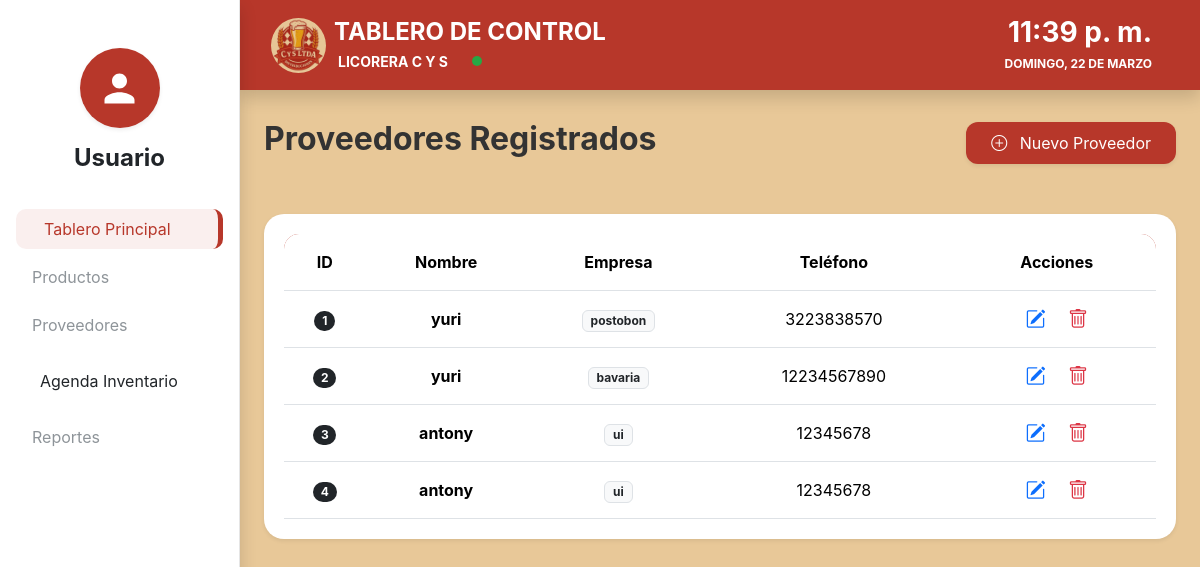
Screenshot of /proveedores/ with the database file from the repository.
### proveedores/models.py (models this page shows, shortened)
class Proveedor(models.Model):
    nombre = models.CharField(max_length=100)
    telefono = models.CharField(max_length=20)
    empresa = models.CharField(max_length=100)
    correo = models.EmailField()

### proveedores/views.py (the view)
# urls.py: path('', views.inicio_proveedores, name='proveedores'),
def inicio_proveedores(request):
    if request.method == 'POST':
        form = ProveedorForm(request.POST)
        if form.is_valid():
            form.save() # Aquí se guarda el proveedor
            return redirect('proveedores') # Esto refresca la página
    else:
        form = ProveedorForm()
    proveedores = Proveedor.objects.all()
    context={
        'form': form,
        'proveedores': proveedores
    }
    return render(request,'proveedor.html', context)

### proveedores/templates/proveedor.html (shortened to what this page needs)
{% extends "base.html" %}
{% load static %}
{% load crispy_forms_tags %}
{% block content %}
<section class="container-fluid px-4">
    <div class="d-flex justify-content-between align-items-center mb-5 pt-5">
        <h2 class="fw-bold" style="color: #333;">Proveedores Registrados</h2>
        <button type="button" class="btn text-white px-4 py-2 shadow-sm"
                style="background-color: var(--sasa-rojo); border-radius: 12px;"
                data-bs-toggle="modal" data-bs-target="#modalProveedor">
            <i class="bi bi-plus-circle me-2"></i> Nuevo Proveedor
        </button>
    </div>
    <div class="card-sasa border-0 shadow-sm" style="background: white; border-radius: 20px; padding: 20px;">
        <div class="table-responsive">
            <table class="table table-hover align-middle text-center mb-0">
                <thead style="background-color: var(--sasa-rojo); color: white;">
                    <tr>
                        <th class="py-3" style="border-radius: 15px 0 0 0;">ID</th>
                        <th class="py-3">Nombre</th>
                        <th class="py-3">Empresa</th>
                        <th class="py-3">Teléfono</th>
                        <th class="py-3" style="border-radius: 0 15px 0 0;">Acciones</th>
                    </tr>
                </thead>
                <tbody>
                    {% for proveedor in proveedores %}
                    <tr>
                        <td><span class="badge bg-dark rounded-pill">{{ proveedor.id }}</span></td>
                        <td class="fw-bold">{{ proveedor.nombre }}</td>
                        <td><span class="badge bg-light text-dark border">{{ proveedor.empresa }}</span></td>
                        <td>{{ proveedor.telefono }}</td>
                        <td>
                             <button class="btn btn-sm text-primary fs-5"><i class="bi bi-pencil-square"></i></button>
                             <button class="btn btn-sm text-danger fs-5"><i class="bi bi-trash"></i></button>
                        </td>
                    </tr>
                    {% empty %}
                    <tr>
                        <td colspan="5" class="text-muted py-4">No hay proveedores registrados.</td>
                    </tr>
                    {% endfor %}
                </tbody>
            </table>
        </div>
    </div>
</section>
{% endblock content %}

### static/css/style.css (style rules this page uses)
:root { --sasa-rojo: #B7372A; --sasa-rojo-oscuro: #8E2B22; --sasa-dorado: #DE9C12; --sasa-crema-fondo: #E8C898; --sasa-card-bg: #FCF8F2; --sasa-card-border: #F0E2D0; --sasa-gris-nav: #6c757d; }
body { background-color: var(--sasa-crema-fondo); }

### rows the page displays
Proveedor: id "1", nombre "yuri", empresa "postobon", telefono "3223838570"
Proveedor: id "2", nombre "yuri", empresa "bavaria", telefono "12234567890"
Proveedor: id "3", nombre "antony", empresa "ui", telefono "12345678"
Proveedor: id "4", nombre "antony", empresa "ui", telefono "12345678"
